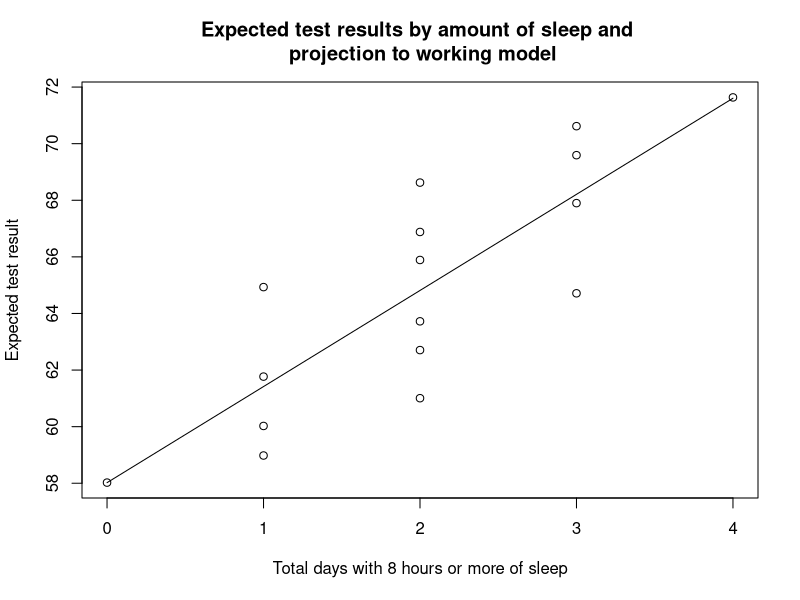

Write the R code that produced this figure.
## ---- chunk 1

generate_data1_intervene <- function(n,a=NULL,delta=NULL){
  # function that follows a specific DGS with the form (W,A,L,Delta,Delta*Y) 
  # and allows us to intervene in A and Delta

  u_w <- runif(n)
  u_a <- runif(n)
  u_l <- rnorm(n,mean = 2,sd = 1)
  u_d <- runif(n)
  u_y <- rnorm(n,mean = 72,sd = 0.3)
  
  W <- u_w
  if(is.null(a)){
     A <- as.numeric(u_a<plogis(0.01*W))   
  }else{
     A <- rep(a,1)
  }
 
  L <- W +A+u_l
  if(is.null(delta)){
    Delta <- as.numeric(u_d<plogis(0.01*(W+A+L)))  
  }else{
    Delta <- rep(delta,1)
  }
  Y <- L +5*A+3*W-0.25*A*W + u_y
  
  Y[Delta==0] <- NA
  ## ifelse is also good for this #
  
  dataX <- data.frame(W=W,A=A,L=L,Delta=Delta,Y=Y)
  return(dataX)
}

print("4. Evaluate Psi with simulated counterfactuals.")
Y_11 <- generate_data1_intervene(1e5,a=1,delta=1)
Y_01 <- generate_data1_intervene(1e5,a=0,delta=1) 


Psi_ux1 <- mean(Y_11$Y) - mean(Y_01$Y)
print(sprintf("Psi = %.2f",Psi_ux1))
## ---- chunk 2
generate_data2_intervene <- function(n,abar){
  # function that generates data in the form (L1,A1,L2,A2,L3,A3,L4,A4,Y)

  U_L1 <- rnorm(n,0,1)
  U_A1 <- runif(n)  
  U_L2 <- rnorm(n,0,1)
  U_A2 <- runif(n)
  U_L3 <- rnorm(n,0,1)
  U_A3 <- runif(n)  
  U_L4 <- rnorm(n,0,1)
  U_A4 <- runif(n)
  
  U_Y <- rnorm(n,mean = 72,sd = 3)
  
  L1 <- U_L1
  #A1 <- as.numeric(U_A1<plogis(0.001*L1))
  A1 <- abar[1]
  L2 <- A1+L1+U_L2
  #A2 <- as.numeric(U_A2<plogis(0.001*(L2+L1+A1)))
  A2 <- abar[2]
  L3 <- A1+L1+A2+L2+U_L3
  #A3 <- as.numeric(U_A3<plogis(0.001*(L1+A1+L2+A2+L3)))
  A3 <- abar[3]
  L4 <- A1+L1+A2+L2+A3+L3+U_L4
  #A4 <- as.numeric(U_A4<plogis(0.001*(L1+L2+L3+L4+A1+A2+A3)))
  A4 <- abar[4]
  Y <- 0.3*L1+A1+0.5*L2+A2+0.7*L3+A3+L4+A4-U_Y+130
  
  
  dataX <- data.frame(L1,A1,L2,A2,L3,A3,L4,A4,Y)
  return(dataX)
}

print("4. Evaluate Psi with simulated counterfactuals.")
Y_1 <- generate_data2_intervene(1e5,abar=rep(1,4))
Y_0 <- generate_data2_intervene(1e5,abar=rep(0,4)) 

Psi_ux2 <- mean(Y_1$Y) - mean(Y_0$Y)
print(sprintf("Psi = %.2f",Psi_ux2))
## ---- chunk 3
abar_combs <- as.matrix(expand.grid(c(0,1),c(0,1),c(0,1),c(0,1)))
sum_abar <- numeric(16) 
Y_abar <- numeric(16) 
for(i in 1:16){
  Y_abar[i] <- mean(generate_data2_intervene(1e5,abar=as.vector(abar_combs[i,]))$Y)
  sum_abar[i] <- sum(abar_combs[i,])
}

linreg <- lm(Y_abar ~ sum_abar)


print(sprintf("Psi = %.2f",linreg$coefficients[2]))

## ---- chunk 4
plot(sum_abar,Y_abar,xlab="Total days with 8 hours or more of sleep",
     ylab="Expected test result",
     main = "Expected test results by amount of sleep and \n projection to working model")
lines(sum_abar,linreg$fitted.values)

## ---- chunk 5
generate_data3_intervene <- function(n,abar){
  # function that generates data in the form (L1,A1,Y2,L2,A2,Y3)

  U_L1 <- rnorm(n,0,1)
  U_A1 <- runif(n)
  U_Y2 <- runif(n)
  U_L2 <- rnorm(n,0,1)
  U_A2 <- runif(n)
  U_Y3 <- runif(n)
 
  
  L1 <- U_L1
  A1 <- abar[1]
  Y2 <- as.numeric(U_Y2<plogis(L1-2*A1-6))
  
  L2 <- ifelse(Y2==0,A1+L1+U_L2,NA)
  A2 <- ifelse(Y2==0,abar[2],NA)
  
  Y3 <- ifelse(Y2==1,1,as.numeric(U_Y3<plogis(L1-2*A1+L2-A2)))
  
  
  dataX <- data.frame(L1,A1,Y2,L2,A2,Y3)
  return(dataX)
}

print("4. To evaluate the causal parameter of interest")
Y3_11 <- generate_data3_intervene(1e5,abar=rep(1,2))
Y3_00 <- generate_data3_intervene(1e5,abar=rep(0,2))
Psi_q3 <- mean(Y3_11$Y3-Y3_00$Y3)

print(sprintf("Psi= %.2f",Psi_q3))

## ---- chunk 6

generate_data4_intervene <- function(n,abar){
  # function that generates data in the form (L1,C1,A1,Y2,L2,C2,A2,Y3), where:
  # Ls are time dependent covariates
  # Cs are right-censoring indicators
  # As are the treatment assignments at time t
  # Ys are the outcomes measured at each time point 

  ## exogeneous varaibles
  U_L1 <- rnorm(n,0,1)
  U_C1 <- runif(n,0,1)
  U_A1 <- runif(n)
  U_Y2 <- runif(n)
  
  U_L2 <- rnorm(n,0,1)
  U_C2 <- runif(n,0,1)
  U_A2 <- runif(n)
  U_Y3 <- runif(n)
  
  ## endogeneous varaibles
  L1 <- U_L1
  C1 <- rep(0,n)
  A1 <- ifelse(C1==1,NA,abar[1])
  Y2 <- ifelse(C1==1,NA,as.numeric(U_Y2<plogis(L1-2*A1-6)))
  
  L2 <- ifelse(Y2+C1>0,NA,L1+A1+U_L2) 
  C2 <- ifelse(C1+Y2>0,NA,0)
  A2 <- ifelse(C2+Y2>0,NA,abar[2])
  Y3 <- ifelse(Y2==1,1,ifelse(C2==0,as.numeric(U_Y3<plogis(L1-2*A2+L2-A2)),NA))
  
  
  dataX <- data.frame(L1,C1,A1,Y2,L2,C2,A2,Y3)
  return(dataX)
}

print("4. Evaluate the causal parameter of interest")
q4_11 <- generate_data4_intervene(1e5,abar=rep(1,2))
q4_00 <- generate_data4_intervene(1e5,abar=rep(0,2))
Psi_q4 <- mean(q4_11$Y3-q4_00$Y3)

print(sprintf("Psi =  %.2f",Psi_q4))
